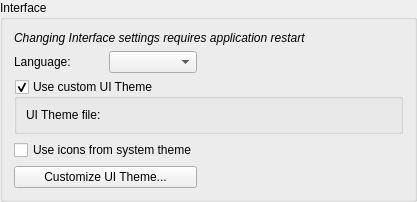
                                                    <widget class="QGroupBox" name="UISettingsBox">
                                                        <property name="title">
                                                            <string>Interface</string>
                                                        </property>
                                                        <layout class="QGridLayout" name="gridLayout_81">
                                                            <item row="0" column="0" colspan="3">
                                                                <widget class="QLabel" name="label_15">
                                                                    <property name="font">
                                                                        <font>
                                                                            <italic>true</italic>
                                                                        </font>
                                                                    </property>
                                                                    <property name="text">
                                                                        <string>Changing Interface settings requires application restart</string>
                                                                    </property>
                                                                </widget>
                                                            </item>
                                                            <item row="1" column="0">
                                                                <widget class="QLabel" name="label_9">
                                                                    <property name="text">
                                                                        <string>Language:</string>
                                                                    </property>
                                                                </widget>
                                                            </item>
                                                            <item row="1" column="1">
                                                                <widget class="QComboBox" name="comboI18n">
                                                                    <property name="minimumSize">
                                                                        <size>
                                                                            <width>0</width>
                                                                            <height>0</height>
                                                                        </size>
                                                                    </property>
                                                                    <property name="sizeAdjustPolicy">
                                                                        <enum>QComboBox::AdjustToContents</enum>
                                                                    </property>
                                                                    <property name="modelColumn">
                                                                        <number>0</number>
                                                                    </property>
                                                                </widget>
                                                            </item>
                                                            <item row="1" column="2">
                                                                <spacer name="horizontalSpacer_111">
                                                                    <property name="orientation">
                                                                        <enum>Qt::Horizontal</enum>
                                                                    </property>
                                                                    <property name="sizeHint" stdset="0">
                                                                        <size>
                                                                            <width>200</width>
                                                                            <height>20</height>
                                                                        </size>
                                                                    </property>
                                                                </spacer>
                                                            </item>
                                                            <item row="2" column="0" colspan="3">
                                                                <widget class="QGroupBox" name="checkUseCustomTheme">
                                                                    <property name="title">
                                                                        <string>Use custom UI Theme</string>
                                                                    </property>
                                                                    <property name="checkable">
                                                                        <bool>true</bool>
                                                                    </property>
                                                                    <layout class="QHBoxLayout" name="horizontalLayout_18">
                                                                        <item>
                                                                            <widget class="QLabel" name="label_16">
                                                                                <property name="text">
                                                                                    <string>UI Theme file:</string>
                                                                                </property>
                                                                            </widget>
                                                                        </item>
                                                                        <item>
                                                                            <widget class="FileSystemPathLineEdit" name="customThemeFilePath" native="true"/>
                                                                        </item>
                                                                    </layout>
                                                                </widget>
                                                            </item>
                                                            <item row="3" column="0" colspan="2">
                                                                <widget class="QCheckBox" name="checkUseSystemIcon">
                                                                    <property name="text">
                                                                        <string>Use icons from system theme</string>
                                                                    </property>
                                                                </widget>
                                                            </item>
                                                            <item row="4" column="0" colspan="2">
                                                                <widget class="QPushButton" name="buttonCustomizeUITheme">
                                                                    <property name="text">
                                                                        <string>Customize UI Theme...</string>
                                                                    </property>
                                                                </widget>
                                                            </item>
                                                        </layout>
                                                    </widget>
